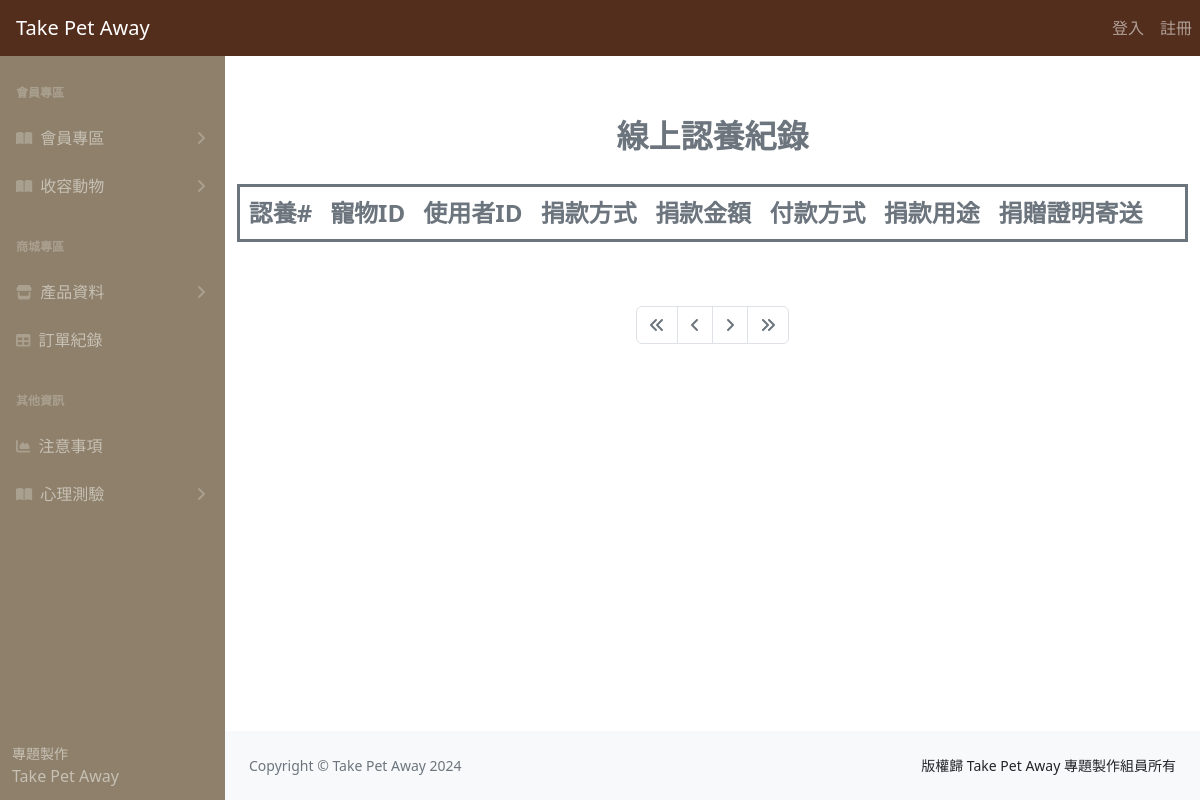
/adoptList.php, run on an earlier commit of the app's database.
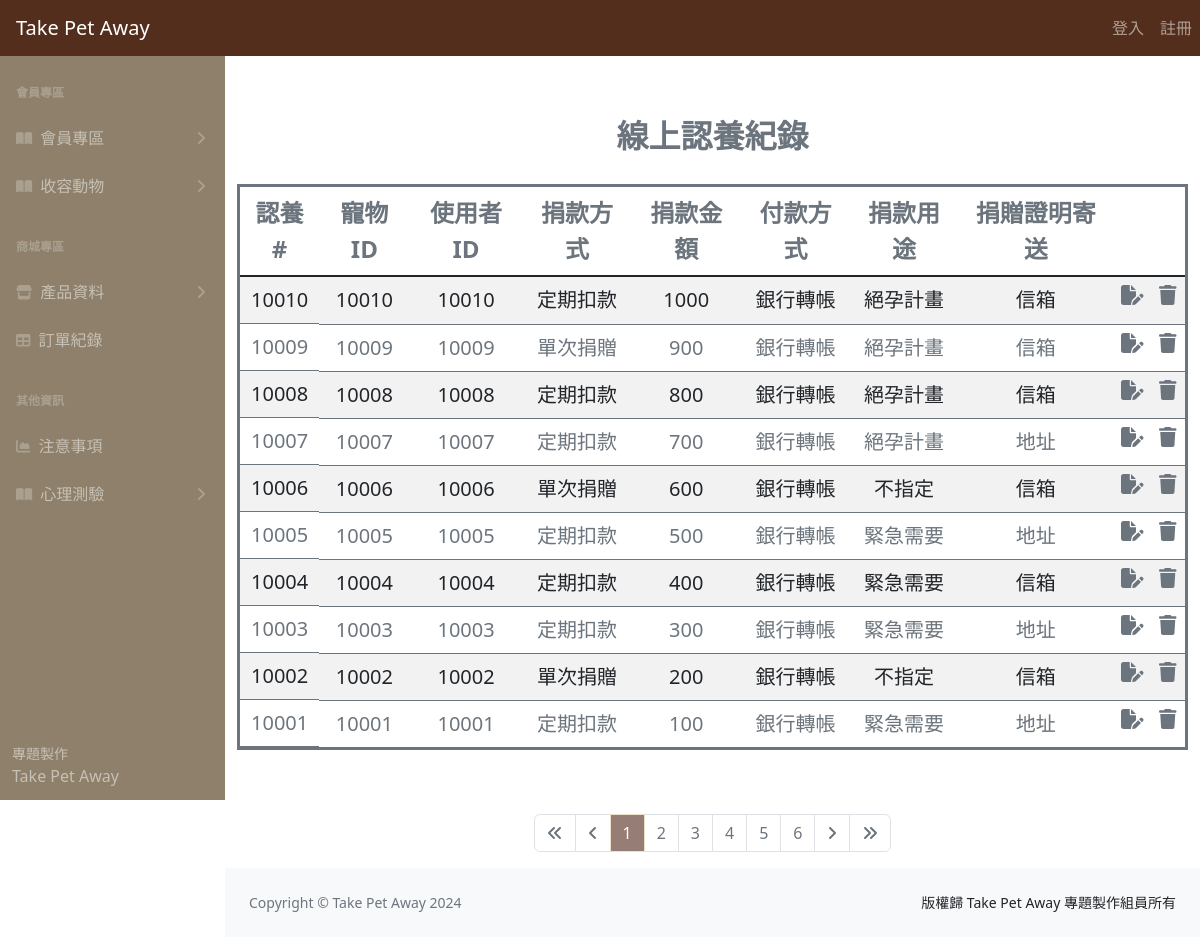
And on a later commit of the database.
### tables this page shows
CREATE TABLE
    `online_virtual_adoption_form` (
        `adopt_id` int (11) NOT NULL,
        `pet_id` int (11) NOT NULL,
        `user_id` int (11) NOT NULL,
        `donation_method` varchar(8) NOT NULL,
        `amount` int (11) NOT NULL,
        `payment` varchar(7) NOT NULL,
        `donation` varchar(8) NOT NULL,
        `donate_address` varchar(8) NOT NULL
    );

### adoptList.php (the view, shortened to what this page needs)
<?php
require __DIR__ . '/parts/pdo-connect.php';
$page = isset($_GET['page']) ? intval($_GET['page']) : 1;
$perPage = 10;
$t_sql = "SELECT * FROM online_virtual_adoption_form";
$t_stmt = $pdo->query($t_sql);
$totalRows = $t_stmt->fetch(PDO::FETCH_NUM)[0];
$totalPages = ceil($totalRows / $perPage);
$rows = [];
if ($totalRows > 0) {
  $sql = sprintf("SELECT * FROM online_virtual_adoption_form ORDER BY adopt_id  DESC LIMIT %s, %s", ($page - 1) * $perPage, $perPage);
  $rows = $pdo->query($sql)->fetchAll();
}
?>
<?php include __DIR__ . '/parts/1_head.php' ?>
<?php include __DIR__ . '/parts/2_nav.php' ?>
<?php include __DIR__ . '/parts/3_side_nav.php' ?>
<div class="container">
  <div class="row ">
    <h3 class="text-center mt-5 fw-bold lh-lg text-secondary fs-2">線上認養紀錄</h3>
    <div class="col  ">
      <table class="table table-striped table-hover mt-2 border border-3 border-secondary">
        <thead>
          <tr class="text-center text-secondary fs-4 ">
            <th>認養#</th>
            <th>寵物ID</th>
            <th>使用者ID</th>
            <th>捐款方式</th>
            <th>捐款金額</th>
            <th>付款方式</th>
            <th>捐款用途</th>
            <th>捐贈證明寄送</th>
            <th><i></i></th>
            <th><i></i></th>
          </tr>
        </thead>
        <tbody class="table-group-divider">
          <?php foreach ($rows as $r) : ?>
            <tr class="text-center text-secondary fs-5">
              <td class="d-flex justify-content-center"><?= $r['adopt_id'] ?></td>
              <td><?= $r['pet_id'] ?></td>
              <td><?= $r['user_id'] ?></td>
              <td><?= $r['donation_method'] ?></td>
              <td><?= $r['amount'] ?></td>
              <td><?= $r['payment'] ?></td>
              <td><?= $r['donation'] ?></td>
              <td><?= $r['donate_address'] ?></td>
              <td>
                <a href="adoptEdit.php?adopt_id=<?= $r['adopt_id'] ?>" class="color-primary">
                  <i class="fa-solid fa-file-pen text-secondary d-flex justify-content-center "></i>
                </a>
              </td>
              <td>
                <a href="javascript: deleteOne(<?= $r
                ['adopt_id'] ?>)">
                  <i class="fa-solid fa-trash text-primary d-flex justify-content-center text-secondary"></i>
                </a>
              </td>
            </tr>
          <?php endforeach ?>
        </tbody>
      </table>
    </div>
  </div>
  <div class="row mt-5">
    <div class="col d-flex justify-content-center">
      <nav aria-label="Page navigation example">
        <ul class="pagination">
          <li class="page-item <?= $page == 1 ? 'disabled' : '' ?>">
            <a class="page-link" href="?page=1">
              <i class="fa-solid fa-angles-left"></i>
            </a>
          </li>
          <li class="page-item <?= $page == 1 ? 'disabled' : '' ?>">
            <a class="page-link" href="?page=<?= $page - 1 ?>">
              <i class="fa-solid fa-angle-left"></i>
            </a>
          </li>
          <?php for ($i = $page - 5; $i <= $page + 5; $i++) : ?>
            <?php if ($i >= 1 and $i <= $totalPages) : ?>
              <li class="page-item  <?= $i != $page ?: 'active' ?>">
                <a class="page-link bd-secondary" href="?page=<?= $i ?>"><?= $i ?></a>
              </li>
            <?php endif ?>
          <?php endfor ?>
          <li class="page-item <?= $page == $totalPages ? 'disabled' : '' ?>">
            <a class="page-link" href="?page=<?= $page + 1 ?>">
              <i class="fa-solid fa-angle-right"></i>
            </a>
          </li>
          <li class="page-item <?= $page == $totalPages ? 'disabled' : '' ?>">
            <a class="page-link" href="?page=<?= $totalPages ?>">
              <i class="fa-solid fa-angles-right"></i>
            </a>
          </li>
        </ul>
      </nav>
    </div>
  </div>
</div>
<?php include __DIR__ . '/parts/4_footer.php' ?>
<?php include __DIR__ . '/parts/6_foot.php' ?>

What changed in the data, as far as the page shows it:
added online_virtual_adoption_form: adopt_id "10010", pet "10010", user "10010", donation_method "定期扣款", amount "1000", payment "銀行轉帳", donation "絕孕計畫", donate_address "信箱"
added online_virtual_adoption_form: adopt_id "10009", pet "10009", user "10009", donation_method "單次捐贈", amount "900", payment "銀行轉帳", donation "絕孕計畫", donate_address "信箱"
added online_virtual_adoption_form: adopt_id "10008", pet "10008", user "10008", donation_method "定期扣款", amount "800", payment "銀行轉帳", donation "絕孕計畫", donate_address "信箱"
added online_virtual_adoption_form: adopt_id "10007", pet "10007", user "10007", donation_method "定期扣款", amount "700", payment "銀行轉帳", donation "絕孕計畫", donate_address "地址"
added online_virtual_adoption_form: adopt_id "10006", pet "10006", user "10006", donation_method "單次捐贈", amount "600", payment "銀行轉帳", donation "不指定", donate_address "信箱"
added online_virtual_adoption_form: adopt_id "10005", pet "10005", user "10005", donation_method "定期扣款", amount "500", payment "銀行轉帳", donation "緊急需要", donate_address "地址"
added online_virtual_adoption_form: adopt_id "10004", pet "10004", user "10004", donation_method "定期扣款", amount "400", payment "銀行轉帳", donation "緊急需要", donate_address "信箱"
added online_virtual_adoption_form: adopt_id "10003", pet "10003", user "10003", donation_method "定期扣款", amount "300", payment "銀行轉帳", donation "緊急需要", donate_address "地址"
added online_virtual_adoption_form: adopt_id "10002", pet "10002", user "10002", donation_method "單次捐贈", amount "200", payment "銀行轉帳", donation "不指定", donate_address "信箱"
added online_virtual_adoption_form: adopt_id "10001", pet "10001", user "10001", donation_method "定期扣款", amount "100", payment "銀行轉帳", donation "緊急需要", donate_address "地址"
Also different on the page:
new list line: "1"
new list line: "2"
new list line: "3"
new list line: "4"
new list line: "5"
new list line: "6"
